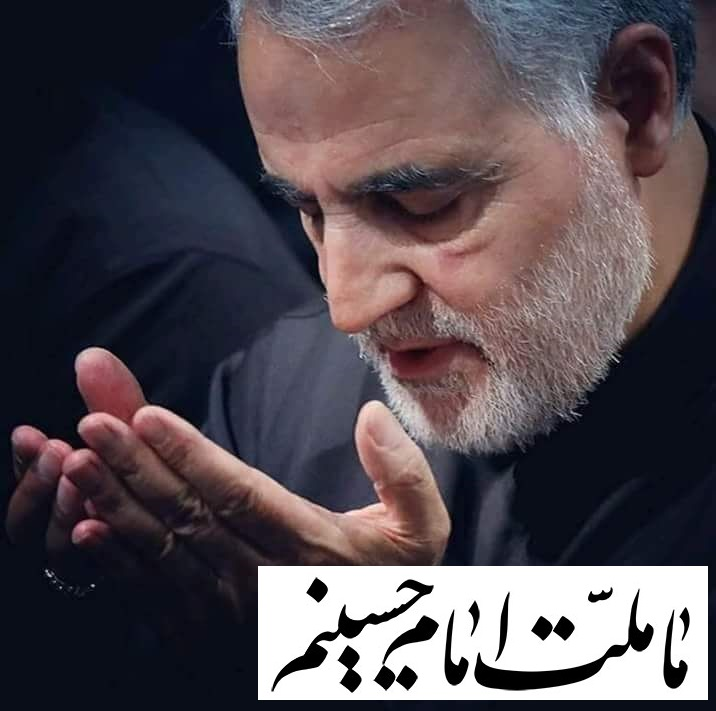
#> input picture data/Soleymani_mellat.jpg, 716 x 711 px
$ jupyter execute --allow-errors App-Image.ipynb   (older library calls are emulated)
#> lines starting #> are read from the running program, lines starting #| are printed output that depends on the picture; long printed decimals are rounded
<!--NAVIGATION-->
# < [Autograd](2-Autograd.ipynb) | Optimization | [Gradient Descent](4-Visualizing_Gradient_Descent.ipynb) >

# Some Operations on Images

## Notebook Introduction

In this short notebook, we will see how to read an image and apply Prewitt filter on it

[cell 1]
# %matplotlib notebook
from scipy import signal
from scipy import misc,ndimage
from skimage import color
from skimage import io
import numpy as np
import matplotlib.pyplot as plt


img = color.rgb2gray(io.imread('data/Soleymani_mellat.jpg'))
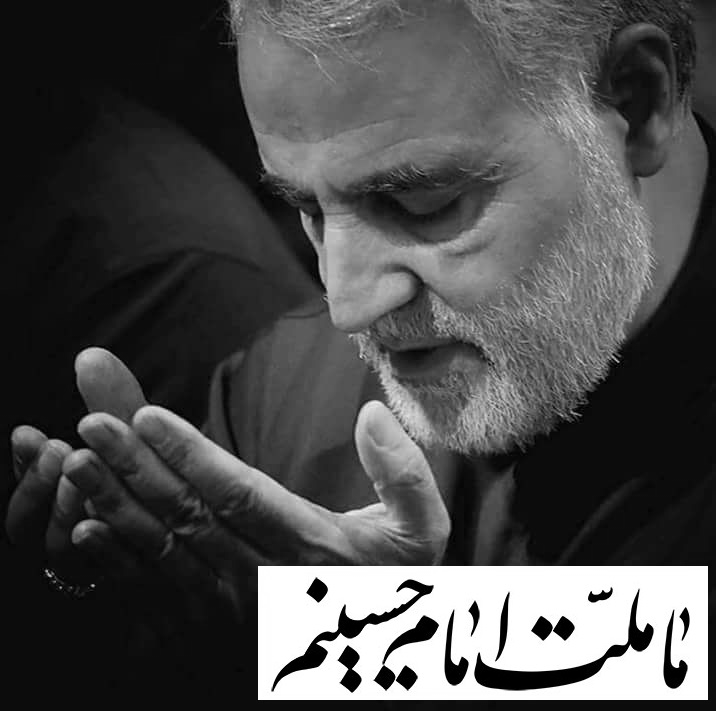
#> img: shape (711, 716) float64; min 0, max 1, mean 0.303
# kh = np.array([[-1, 0, 1], [-1, 0, 1], [-1, 0, 1]], dtype = np.float)
# kv = np.array([[-1, -1, -1], [0, 0, 0], [1, 1, 1]], dtype = np.float)
kh = np.array([[1, 0, -1], [1, 0, -1], [1, 0, -1]], dtype = np.float)
kv = np.array([[1, 1, 1], [0, 0, 0], [-1, -1, -1]], dtype = np.float)
gx = signal.convolve2d(img, kh)
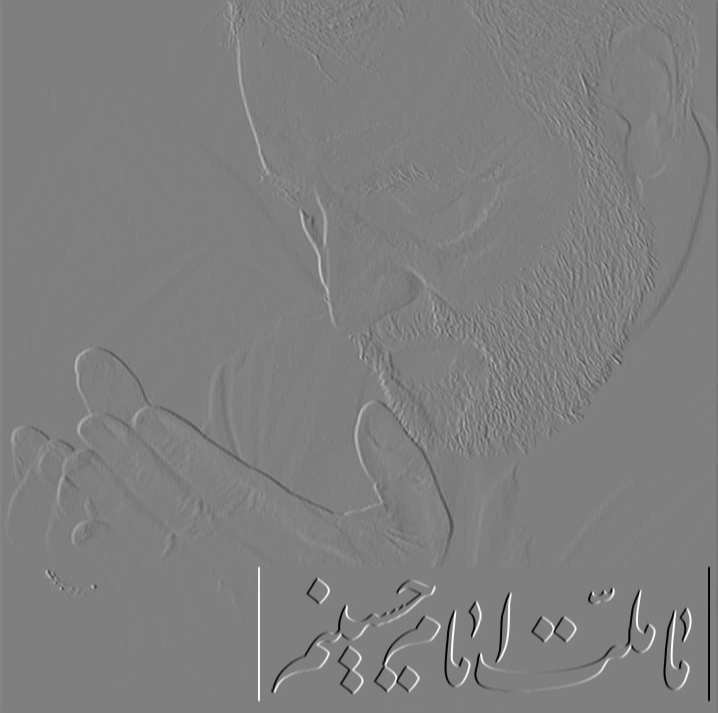
#> gx: shape (713, 718) float64; min -3, max 3, mean 3.14e-19; drawn with min black and max white
gy = signal.convolve2d(img, kv)
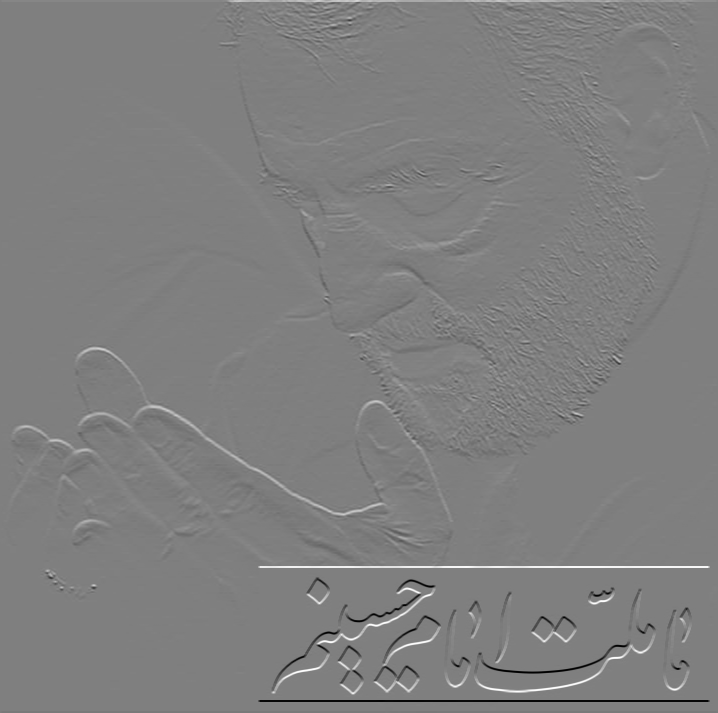
#> gy: shape (713, 718) float64; min -3, max 3, mean -4.44e-19; drawn with min black and max white

g = np.sqrt(gx * gx + gy * gy)
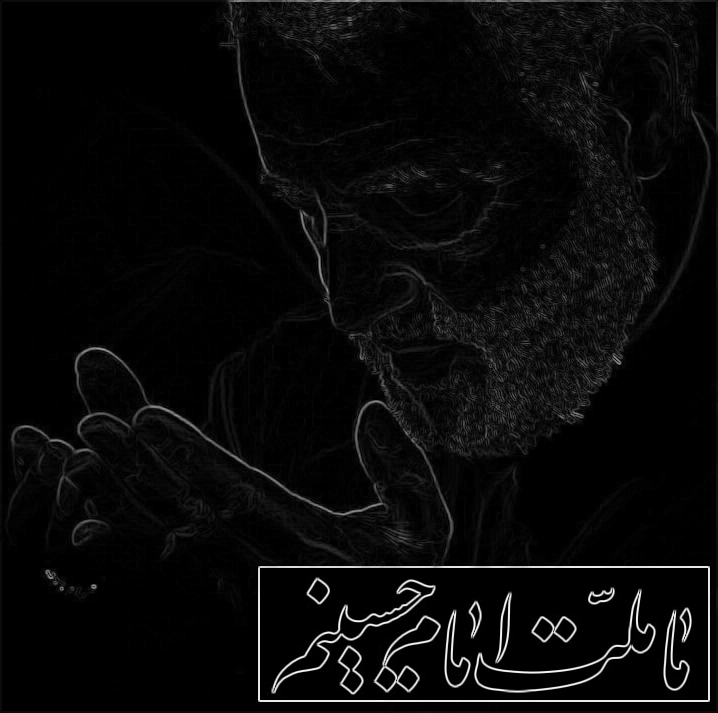
#> g: shape (713, 718) float64; min 0, max 3.11, mean 0.116; drawn with min black and max white
g = (g-g.min())/ (g.max()-g.min()) * 255.0
# g *= 255.0 / g.max()

fig = plt.figure(figsize=(10,10))
plt.gray()  # show the filtered result in grayscale
ax1 = fig.add_subplot(221)  # upper left side
ax2 = fig.add_subplot(222)  # upper right side
ax3 = fig.add_subplot(223)  # lower left side
ax4 = fig.add_subplot(224)  # lower right side
ax1.imshow(img)
ax2.imshow(g)
ax3.imshow(gx)
ax4.imshow(gy)
plt.show()

[cell 2]
print(g.dtype, g.min(), g.max())
#| float64 0.0 255.0
print(gx.dtype, gx.min(), gx.max())
#| float64 -2.996 2.996

___

## Some other operations on images using scipy

[cell 3]
edge_im = ndimage.prewitt(img, axis=0)
fig = plt.figure(figsize=(10,10))
plt.imshow(edge_im)
plt.show()
